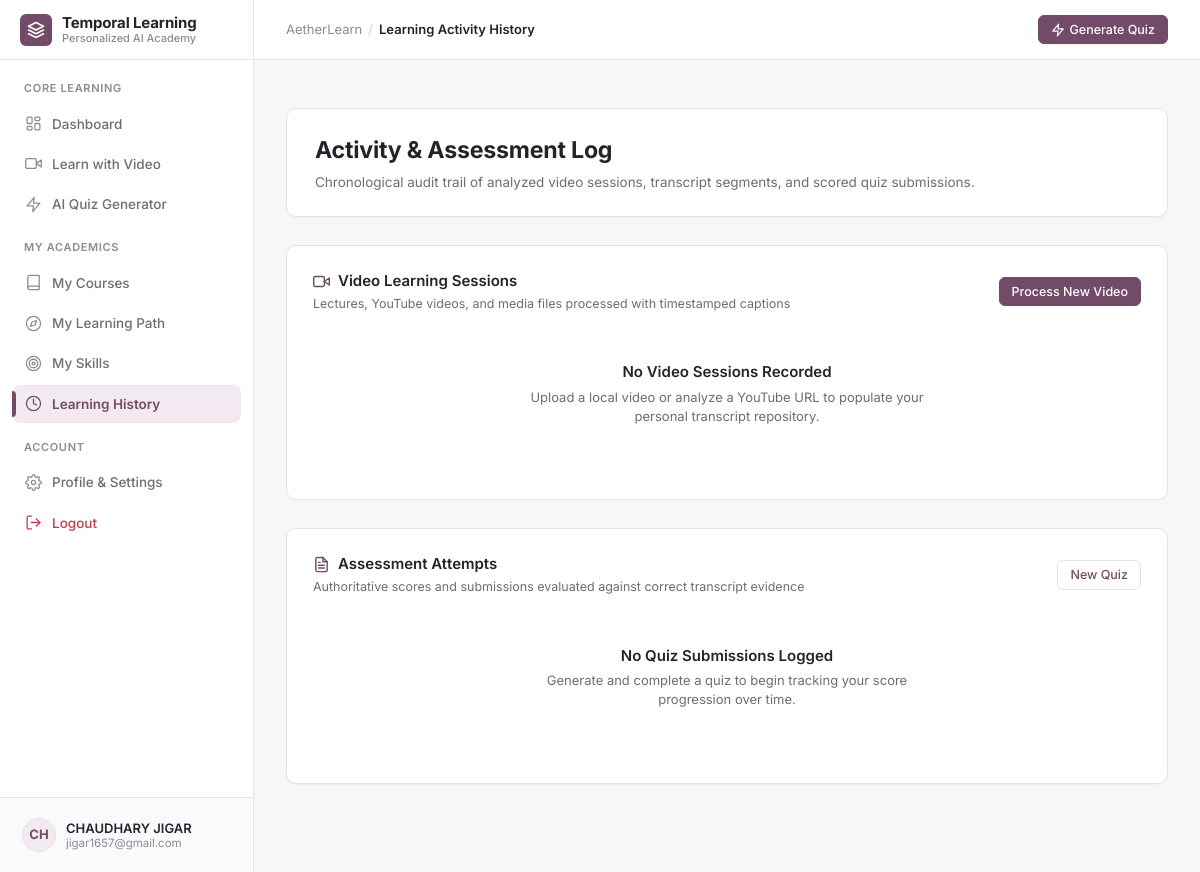
The app's page /history (signed in), older data.
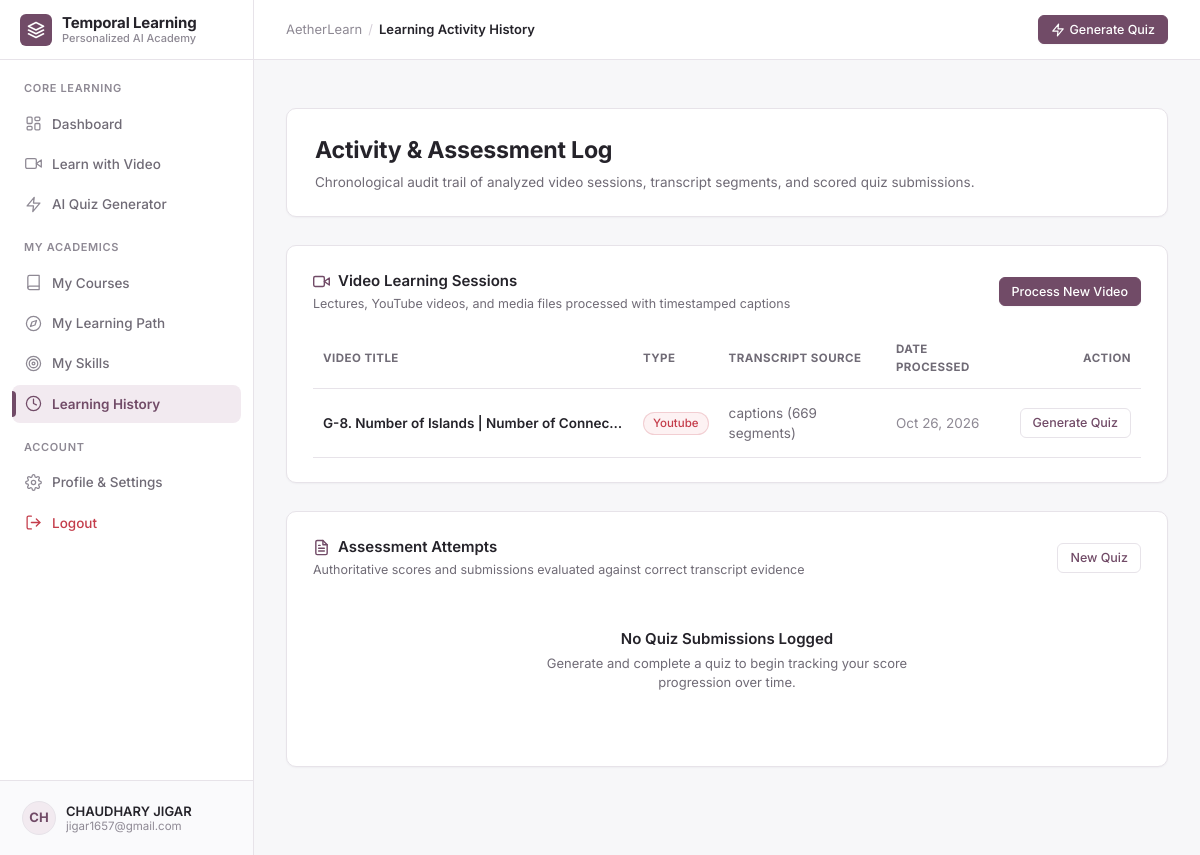
The same page, newer data.
### models/database.py (models this page shows, shortened)
class VideoLearningSession(db.Model):
    __tablename__ = "video_learning_sessions"
    id = db.Column(db.Integer, primary_key=True)
    user_id = db.Column(db.Integer, db.ForeignKey("users.id"), nullable=True, index=True)
    source_id = db.Column(db.String(120), nullable=False, index=True)  # e.g., 'yt_xyz' or 'local_lecture.mp4'
    video_type = db.Column(db.String(30), default="local")  # 'youtube' or 'local'
    title = db.Column(db.String(255), default="Untitled Video")
    video_url = db.Column(db.String(500), default="")
    thumbnail = db.Column(db.String(500), default="")
    duration = db.Column(db.Float, default=0.0)
    transcript_source = db.Column(db.String(50), default="whisper")
    transcript_json = db.Column(db.Text, default="[]")
    processing_status = db.Column(db.String(30), default="completed")
    created_at = db.Column(db.DateTime, default=datetime.utcnow)
    quizzes = db.relationship("Quiz", backref="video_session", lazy="dynamic")
    def get_segments(self) -> list:
        try:
            return json.loads(self.transcript_json) if self.transcript_json else []
        except Exception:
            return []

### routes/learning_routes.py (the view)
@learning_bp.route("/history")
@login_required
def learning_history():
    user = get_current_user()
    videos = VideoLearningSession.query.filter_by(user_id=user.id).order_by(VideoLearningSession.created_at.desc()).all()
    attempts = QuizAttempt.query.filter_by(user_id=user.id).order_by(QuizAttempt.submitted_at.desc()).all()
    return render_template(
        "learning/history.html",
        user=user,
        videos=videos,
        attempts=attempts,
    )

### app.py (called while the page is built)
@app.context_processor
def inject_globals():
    from auth.auth_manager import get_current_user
    return {
        "current_user": get_current_user()
    }

### auth/auth_manager.py (called while the page is built, shortened)
def get_current_user() -> User | None:
    try:
        user_id = session.get("user_id")
    except RuntimeError:
        user_id = None
    if not user_id:
        return None
    try:
        return db.session.get(User, user_id)
    except Exception:
        return None

def login_required(f):
    @wraps(f)
    def decorated_function(*args, **kwargs):
        user = get_current_user()
        return f(*args, **kwargs)
    return decorated_function

### templates/learning/history.html (shortened to what the changed rows need)
{% extends "base.html" %}
{% block content %}
<div style="max-width: 1040px; margin: 20px auto 60px; display: flex; flex-direction: column; gap: 28px;">
  <div class="card" style="padding: 24px 28px; border: 1px solid var(--odoo-border); background-color: #FFFFFF;">
    <h2 style="font-size: 1.45rem; font-weight: 700; color: var(--odoo-text-primary); letter-spacing: -0.01em;">
      Activity & Assessment Log
    </h2>
  </div>
  <div class="card" style="padding: 24px 26px; border: 1px solid var(--odoo-border);">
    {% if videos %}
    <div style="overflow-x: auto;">
      <table style="width: 100%; border-collapse: collapse; text-align: left; font-size: 13.5px;">
        <thead>
          <tr style="border-bottom: 1px solid var(--odoo-border); color: var(--odoo-text-secondary); font-size: 11.5px; text-transform: uppercase; letter-spacing: 0.04em;">
            <th style="padding: 12px 10px;">Video Title</th>
            <th style="padding: 12px 10px;">Type</th>
            <th style="padding: 12px 10px;">Transcript Source</th>
            <th style="padding: 12px 10px;">Date Processed</th>
            <th style="padding: 12px 10px; text-align: right;">Action</th>
          </tr>
        </thead>
        <tbody>
          {% for v in videos %}
          <tr style="border-bottom: 1px solid var(--odoo-border); transition: background-color var(--transition-fast);">
            <td style="padding: 14px 10px; font-weight: 600; color: var(--odoo-text-primary); max-width: 320px; white-space: nowrap; overflow: hidden; text-overflow: ellipsis;">
              {{ v.title }}
            </td>
            <td style="padding: 14px 10px;">
              <span class="badge {% if v.video_type == 'youtube' %}badge-danger{% else %}badge-primary{% endif %}">
                {{ v.video_type.capitalize() }}
              </span>
            </td>
            <td style="padding: 14px 10px; color: var(--odoo-text-secondary);">
              {{ v.transcript_source }} ({{ v.get_segments()|length }} segments)
            </td>
            <td style="padding: 14px 10px; color: var(--odoo-text-muted);">
              {{ v.created_at.strftime('%b %d, %Y') if v.created_at else '' }}
            </td>
            <td style="padding: 14px 10px; text-align: right;">
              <a href="{{ url_for('learning_routes.quiz_generator', video_session_id=v.id) }}" class="btn btn-outline btn-sm">
                Generate Quiz
              </a>
            </td>
          </tr>
          {% endfor %}
        </tbody>
      </table>
    </div>
    {% else %}
    <div class="empty-state" style="padding: 32px 16px;">
      <div class="empty-state-title">No Video Sessions Recorded</div>
      <p class="empty-state-desc">Upload a local video or analyze a YouTube URL to populate your personal transcript repository.</p>
    </div>
    {% endif %}
  </div>
</div>
{% endblock %}

Row changes from the older to the newer data that the page shows:
added VideoLearningSession: title "G-8. Number of Islands | Number of Connec…", video_type "Youtube", transcript_source "captions", get_segments|length "669", created_at "Oct 26, 2026"
Text that changed along with them:
text no longer shown: "No Video Sessions Recorded Upload a local video or analyze a YouTube URL to populate your personal transcript repository."
text now shown: "VIDEO TITLE TYPE TRANSCRIPT SOURCE DATE PROCESSED ACTION"
